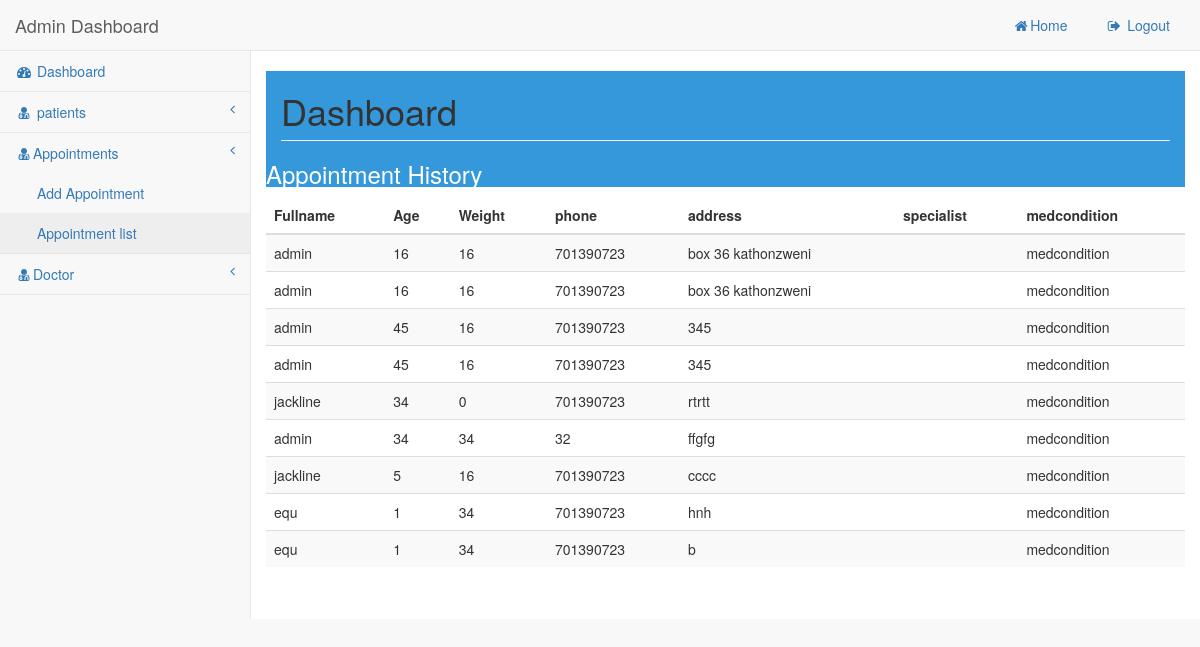
The page /adminappointmentlist.php on the database its author committed.
### tables this page shows
CREATE TABLE `appointment` (
  `id` int(11) NOT NULL,
  `fullname` varchar(40) NOT NULL,
  `age` int(200) NOT NULL,
  `weight` int(40) NOT NULL,
  `phone` int(50) NOT NULL,
  `address` varchar(40) NOT NULL,
  `specialist` varchar(40) NOT NULL,
  `medcondition` varchar(200) NOT NULL
);

### func.php (the view, shortened to what this page needs)
<?php
$con = mysqli_connect("localhost","root","","hmsdb") ;
function get_patient_details(){
	global $con;
	$query= "select * from appointment";
	$result =mysqli_query($con, $query);
	while ($row=mysqli_fetch_array($result)) {
 $fullname=$row['fullname'];
  $age=$row['age'];
  $weight=$row['weight'];
  $phone=$row['phone'];
  $address =$row['address'];
  $specialist=$row['specialist'];
  $medcondition=$row['medcondition'];
  echo"
   <tr>
        <td>$fullname</td>
        <td>$age</td>
        <td>$weight</td>
        <td>$phone</td>
        <td>$address</td>
        <td>$specialist</td>
        <td>$medcondition</td>
      </tr>
  ";
	}
}
 ?>

### adminappointmentlist.php (shortened to what this page needs)
<?php include("func.php");?>
<!DOCTYPE html>
<html lang="en">
<head>
    <link href="vendor/bootstrap/css/bootstrap.min.css" rel="stylesheet">
    <link href="vendor/metisMenu/metisMenu.min.css" rel="stylesheet">
    <link href="dist/css/sb-admin-2.css" rel="stylesheet">
    <link href="vendor/morrisjs/morris.css" rel="stylesheet">
    <link href="vendor/font-awesome/css/font-awesome.min.css" rel="stylesheet" type="text/css">
</head>
<body>
    <div id="wrapper">
         <nav class="navbar navbar-default navbar-static-top" role="navigation" style="margin-bottom: 0">
            <div class="navbar-header">
                <a class="navbar-brand" href="index.html">Admin Dashboard</a>
            </div>
            <ul class="nav navbar-top-links navbar-right">
                <li><a href="index.php">
                    <i class="fa fa-home fa-fw "></i>Home</a>
                </li>
                 <li><a href="Logout.php"><i class="fa fa-sign-out fa-fw"></i> Logout</a>
                        </li>
              </ul>
            <div class="navbar-default sidebar" role="navigation">
                <div class="sidebar-nav navbar-collapse">
                    <ul class="nav" id="side-menu">
                        <li>
                            <a href="adminpatlist.php"><i class="fa fa-dashboard fa-fw"></i> Dashboard</a>
                        </li>
                        <li>
                            <a href="#"><i class="fa fa-user-md fa-fw"></i> patients<span class="fa arrow"></span></a>
                         </li>
                        <li>
                            <a href="#"><i class="fa fa-user-md fa-fw"></i>Appointments<span class="fa arrow"></span></a>
                            <ul class="nav nav-second-level">
                                <li>
                                    <a href="adminappointment.php">Add Appointment</a>
                                </li>
                                <li>
                                    <a href="adminappointmentlist.php">Appointment list</a>
                                </li>
                            </ul>
                        </li>
                       <li>
                            <a href="#"><i class="fa fa-user-md fa-fw"></i>Doctor<span class="fa arrow"></span></a>
                      </li>
                    </ul>
                </div>
                        </div>
                    </nav>
        <div id="page-wrapper">
            <div class="row">
                <div class="col-lg-12">
                    <h1 class="page-header">Dashboard</h1>
                </div>
               <div class="card-body" style="background-color:#3498DB; color:#ffffff;">
                <h3>Appointment History</h3>
               </div>
 <div class="table-responsive">
  <table class="table table-striped">
    <thead>
      <tr>
        <th>Fullname</th>
        <th>Age</th>
        <th>Weight</th>
        <th>phone</th>
        <th>address</th>
        <th>specialist</th>
        <th>medcondition</th>
      </tr>
    </thead>
    <tbody>
     <?php get_patient_details();?>
    </tbody>
  </table>
  </div>
            </div>
                    </div>
    </div>
</body>
</html>

### rows shown on the page
appointment: fullname "admin", age "16", weight "16", phone "701390723", address "box 36 kathonzweni", medcondition "medcondition"
appointment: fullname "admin", age "16", weight "16", phone "701390723", address "box 36 kathonzweni", medcondition "medcondition"
appointment: fullname "admin", age "45", weight "16", phone "701390723", address "345", medcondition "medcondition"
appointment: fullname "admin", age "45", weight "16", phone "701390723", address "345", medcondition "medcondition"
appointment: fullname "jackline", age "34", weight "0", phone "701390723", address "rtrtt", medcondition "medcondition"
appointment: fullname "admin", age "34", weight "34", phone "32", address "ffgfg", medcondition "medcondition"
appointment: fullname "jackline", age "5", weight "16", phone "701390723", address "cccc", medcondition "medcondition"
appointment: fullname "equ", age "1", weight "34", phone "701390723", address "hnh", medcondition "medcondition"
appointment: fullname "equ", age "1", weight "34", phone "701390723", address "b", medcondition "medcondition"
